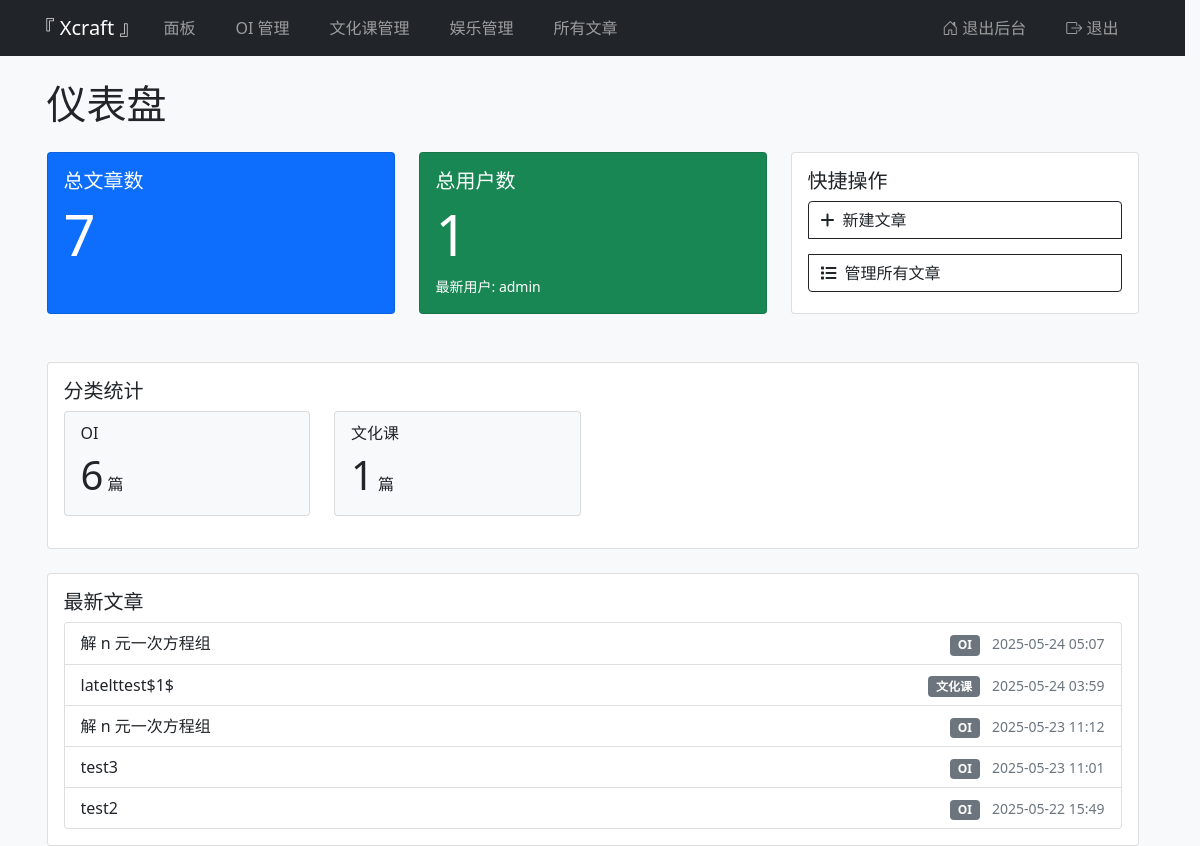
Page /admin/ (signed in) on the earlier database version.
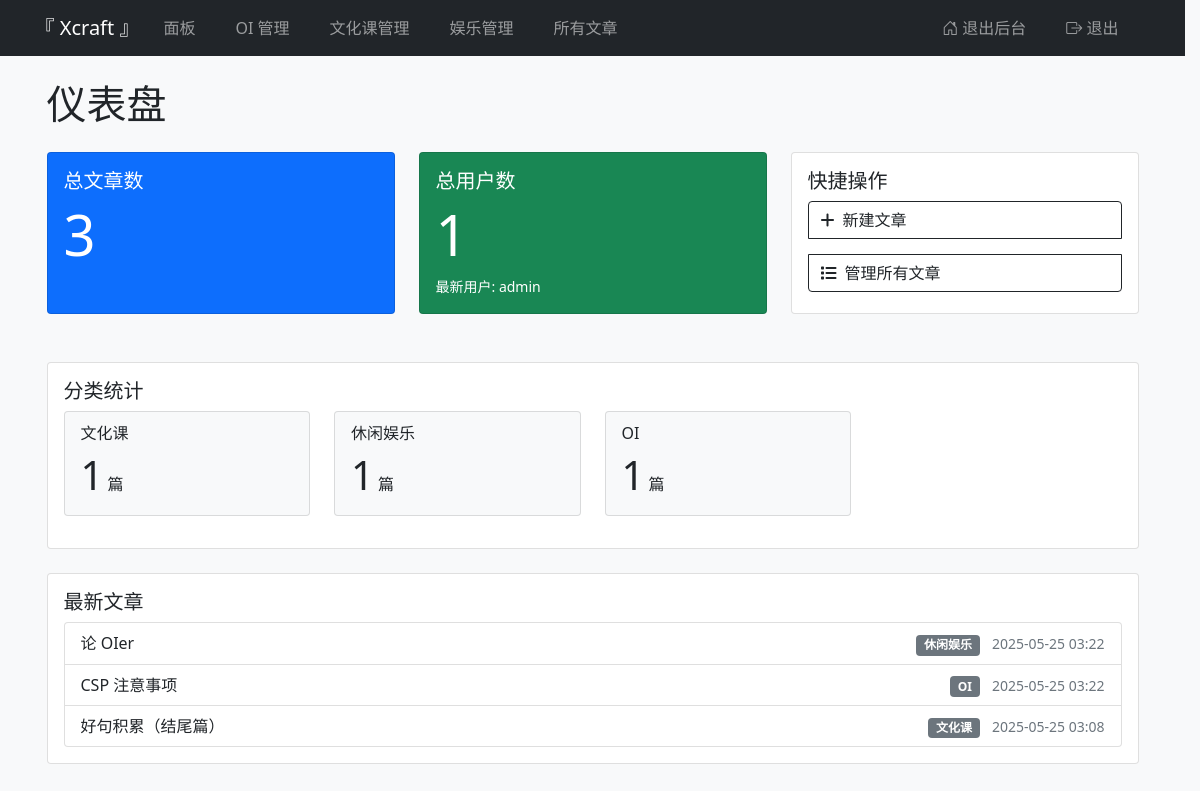
Same page on the later database version.
### app.py (models this page shows)
class Post(db.Model):
    id = db.Column(db.Integer, primary_key=True)
    title = db.Column(db.String(100), nullable=False)
    content = db.Column(db.Text, nullable=False)
    category = db.Column(db.String(20))
    created_at = db.Column(db.DateTime, default=datetime.utcnow)
    user_id = db.Column(db.Integer, db.ForeignKey('user.id'), nullable=False)

### app.py (the view)
@app.route('/admin/')
@login_required
@admin_required
def admin_dashboard():
    total_posts = Post.query.count()
    category_counts = db.session.query(
        Post.category,
        db.func.count(Post.id).label('count')
    ).group_by(Post.category).order_by(db.desc('count')).limit(5).all()
    latest_posts = Post.query.order_by(Post.created_at.desc()).limit(5).all()
    total_users = User.query.count()
    latest_user = User.query.order_by(User.id.desc()).first()
    six_months_ago = datetime.utcnow() - timedelta(days=180)
    monthly_posts = db.session.query(
        db.func.strftime('%Y-%m', Post.created_at).label('month'),
        db.func.count(Post.id).label('count')
    ).filter(Post.created_at >= six_months_ago
    ).group_by('month').order_by('month').all()
    chart_category_counts = [{'category': c[0], 'count': c[1]} for c in category_counts]
    chart_monthly_posts = [{'month': m[0], 'count': m[1]} for m in monthly_posts]
    return render_template('admin/dashboard.html',
                         total_posts=total_posts,
                         category_counts=chart_category_counts,
                         latest_posts=latest_posts,
                         total_users=total_users,
                         latest_user=latest_user,
                         monthly_posts=chart_monthly_posts)

### app.py (called while the page is built)
@login_manager.user_loader
def load_user(user_id):
    return User.query.get(int(user_id))

def admin_required(f):
    @wraps(f)
    def decorated_function(*args, **kwargs):
        if not current_user.is_admin:
            abort(403)
        return f(*args, **kwargs)
    return decorated_function

def datetimeformat(value, format='%Y-%m-%d %H:%M'):
    return value.strftime(format)

### templates/admin/dashboard.html
{% extends "admin/base.html" %}
{% block content %}
<div class="container-fluid">
    <h1 class="my-4">仪表盘</h1>
    <div class="row mb-4">
        <div class="col-md-4 mb-4">
            <div class="card text-white bg-primary h-100">
                <div class="card-body">
                    <h5 class="card-title">总文章数</h5>
                    <h4 class="display-4">{{ total_posts }}</h4>
                </div>
            </div>
        </div>
        <div class="col-md-4 mb-4">
            <div class="card text-white bg-success h-100">
                <div class="card-body">
                    <h5 class="card-title">总用户数</h5>
                    <h2 class="display-4">{{ total_users }}</h2>
                    <p class="small mb-0">最新用户: {{ latest_user.username }}</p>
                </div>
            </div>
        </div>
        <div class="col-md-4 mb-4">
            <div class="card h-100">
                <div class="card-body">
                    <h5 class="card-title">快捷操作</h5>
                    <div class="btn-group-vertical w-100">
                        <a href="{{ url_for('new_post') }}" class="btn btn-outline-dark mb-3 text-start fs-6">
                            <i class="fas fa-plus me-2"></i>新建文章
                        </a>
                        <a href="{{ url_for('manage_posts') }}" class="btn btn-outline-dark text-start fs-6">
                            <i class="fas fa-list me-2"></i>管理所有文章
                        </a>
                    </div>
                </div>
            </div>
        </div>
    </div>
    <div class="row">
        <div class="col-12">
            <div class="card">
                <div class="card-body">
                    <h5 class="card-title">分类统计</h5>
                    <div class="row">
                        {% for category in category_counts %}
                        <div class="col-md-3 mb-3">
                            <div class="card bg-light">
                                <div class="card-body">
                                    <h6 class="card-subtitle mb-2">{{ category.category }}</h6>
                                    <span class="display-6">{{ category.count }}</span> 篇
                                </div>
                            </div>
                        </div>
                        {% endfor %}
                    </div>
                </div>
            </div>
        </div>
    </div>
    <div class="row mt-4">
        <div class="col-12">
            <div class="card">
                <div class="card-body">
                    <h5 class="card-title">最新文章</h5>
                    <div class="list-group">
                        {% for post in latest_posts %}
                        <a href="{{ url_for('admin_show_post', post_id=post.id) }}"
                           class="list-group-item list-group-item-action d-flex justify-content-between align-items-center">
                            <span class="text-truncate" style="max-width: 70%;">{{ post.title }}</span>
                            <div>
                                <span class="badge bg-secondary me-2">{{ post.category }}</span>
                                <small class="text-muted">{{ post.created_at|datetimeformat }}</small>
                            </div>
                        </a>
                        {% endfor %}
                    </div>
                </div>
            </div>
        </div>
    </div>
</div>
{% endblock %}

Differences in the rows shown:
removed Post: title "解 n 元一次方程组", category "OI", created_at "2025-05-24 05:07"
removed Post: title "latelttest$1$", category "文化课", created_at "2025-05-24 03:59"
removed Post: title "解 n 元一次方程组", category "OI", created_at "2025-05-23 11:12"
removed Post: title "test3", category "OI", created_at "2025-05-23 11:01"
removed Post: title "test2", category "OI", created_at "2025-05-22 15:49"
added Post: title "论 OIer", category "休闲娱乐", created_at "2025-05-25 03:22"
now on this page (row edited): Post: title "CSP 注意事项", category "OI", created_at "2025-05-25 03:22"
now on this page (row edited): Post: title "好句积累（结尾篇）", category "文化课", created_at "2025-05-25 03:08"
Other differences:
{{ total_posts }}: "7" → "3"
new list line: "休闲娱乐 1 篇"
new list line: "OI 1 篇"
list line gone: "OI 6 篇"
